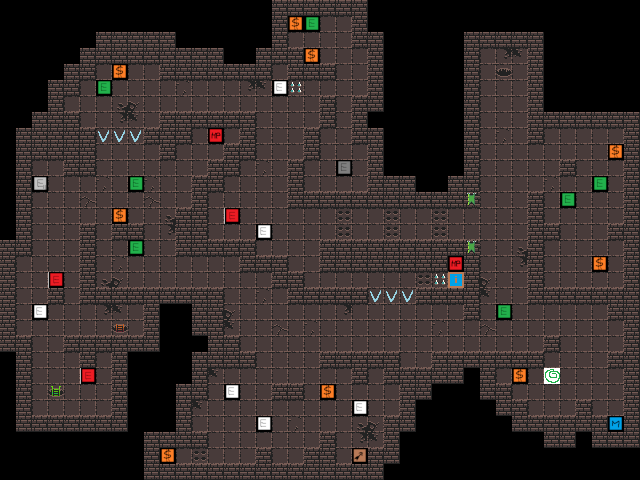

This is a level from a 2D game, rendered from its Tiled map with the project's own tilesets. A one-line summary and the complete map file follow:
An orthogonal 40x30 tile map with 16x16 px tiles, 1 tile layer (Warstwa Kafelków 1).

<map version="1.10" tiledversion="1.10.2" orientation="orthogonal" renderorder="right-down" width="40" height="30" tilewidth="16" tileheight="16" infinite="0" nextlayerid="2" nextobjectid="1">
 <editorsettings>
  <export target="level_3.csv" format="csv" />
 </editorsettings>
 <tileset firstgid="1" source="kafelki_dungeon.tsx" />
 <layer id="1" name="Warstwa Kafelków 1" width="40" height="30">
  <data encoding="csv">
0,0,0,0,0,0,0,0,0,0,0,0,0,0,0,0,0,8,8,8,8,8,8,0,0,0,0,0,0,0,0,0,0,0,0,0,0,0,0,0,
0,0,0,0,0,0,0,0,0,0,0,0,0,0,0,0,0,8,14,18,1,1,8,0,0,0,0,0,0,0,0,0,0,0,0,0,0,0,0,0,
0,0,0,0,0,0,8,8,8,8,8,0,0,0,0,0,0,8,1,1,1,1,8,8,0,0,0,0,0,8,8,8,8,8,0,0,0,0,0,0,
0,0,0,0,0,8,8,8,8,8,8,8,8,8,0,0,8,8,8,14,1,1,1,8,0,0,0,0,0,8,1,9,10,8,0,0,0,0,0,0,
0,0,0,0,8,8,1,14,1,1,8,8,8,8,8,8,8,1,8,8,8,1,1,8,0,0,0,0,0,8,1,7,1,8,0,0,0,0,0,0,
0,0,0,8,8,1,18,1,1,1,1,3,1,1,1,9,10,17,25,1,1,1,1,8,0,0,0,0,0,8,1,1,1,8,0,0,0,0,0,0,
0,0,0,8,1,1,1,4,5,1,1,1,1,1,1,1,1,1,1,1,8,1,8,8,0,0,0,0,0,8,1,1,1,8,0,0,0,0,0,0,
0,0,8,8,8,1,1,9,10,1,8,8,8,8,8,8,1,1,1,1,8,1,8,0,0,0,0,0,0,8,1,1,1,8,8,8,8,8,8,8,
0,8,8,8,8,8,27,27,27,8,8,8,1,11,1,8,1,1,1,8,1,1,8,8,0,0,0,0,0,8,1,3,1,8,1,1,1,1,1,8,
0,8,8,8,8,8,1,1,1,1,8,1,1,1,8,8,1,1,1,8,1,1,1,8,0,0,0,0,0,8,1,1,1,1,1,1,1,1,14,8,
0,8,1,1,8,8,1,1,1,1,1,1,1,8,8,1,3,1,8,1,1,19,1,8,0,0,0,0,0,8,1,1,1,1,1,8,1,1,1,8,
0,8,20,1,1,1,3,1,18,3,1,1,8,8,1,1,1,1,8,1,1,1,1,8,8,8,0,0,8,8,1,1,1,1,3,1,1,18,1,8,
0,8,1,1,1,2,1,1,1,2,1,1,8,1,1,1,1,1,8,8,8,8,8,8,8,8,8,8,8,21,1,1,1,8,1,18,1,1,1,8,
0,8,1,1,1,1,1,14,1,1,4,8,8,1,16,1,1,1,1,1,1,24,1,1,24,1,1,24,1,1,1,1,1,8,1,1,1,1,1,8,
0,8,1,1,1,8,1,8,8,1,9,8,8,1,1,1,17,1,1,1,1,24,1,1,24,1,1,24,1,1,1,1,1,8,8,1,1,1,8,8,
8,8,1,1,1,8,1,1,18,1,1,8,8,8,8,8,1,1,1,1,8,8,8,8,8,8,8,8,8,21,1,1,4,8,1,1,1,1,1,8,
8,1,1,1,1,8,1,3,1,1,1,1,1,1,1,8,8,8,1,1,8,8,8,8,8,8,8,8,11,8,1,1,9,8,1,1,1,14,1,8,
8,1,1,16,1,8,4,5,1,1,1,1,1,1,1,1,1,8,8,1,1,1,1,1,1,1,24,25,38,8,5,1,1,8,1,1,1,1,1,8,
8,1,1,8,1,8,8,8,8,8,8,8,8,8,1,1,3,1,8,8,8,8,8,27,27,27,8,8,8,8,10,1,1,8,8,8,8,8,8,8,
8,1,17,1,1,1,9,10,1,8,0,0,8,8,5,1,1,1,1,1,1,9,1,1,1,1,1,1,1,8,1,18,1,1,1,1,1,1,8,8,
8,1,1,1,1,1,1,6,1,8,0,0,8,8,10,1,1,2,1,3,1,1,1,1,1,1,1,3,1,1,2,1,1,1,1,1,1,1,1,8,
8,8,1,1,8,8,8,8,8,8,0,0,0,8,8,1,1,1,1,1,1,1,1,1,1,1,1,1,1,1,1,1,1,1,8,1,1,1,1,8,
0,8,1,1,1,8,1,8,0,0,0,0,8,8,8,8,1,1,1,1,8,8,8,8,8,1,1,8,8,8,8,8,8,8,1,1,1,1,8,8,
0,8,1,1,1,16,1,8,0,0,0,0,8,10,1,1,1,1,1,1,1,1,8,1,8,8,8,8,8,0,8,1,14,1,30,1,1,1,1,8,
0,8,1,32,1,1,1,8,0,0,0,8,8,1,17,1,1,8,8,1,14,1,1,1,1,8,8,0,0,0,8,8,1,1,1,1,1,1,1,8,
0,8,1,1,1,1,1,8,0,0,0,8,10,1,1,1,1,1,1,1,1,1,17,1,1,8,0,0,0,0,0,8,8,1,1,1,8,1,1,8,
0,8,8,8,8,8,8,8,0,0,0,8,1,1,1,1,17,1,3,1,1,1,4,5,8,8,0,0,0,0,0,0,8,8,8,8,8,8,12,8,
0,0,0,0,0,0,0,0,0,8,8,8,8,1,1,1,1,1,1,1,8,1,9,10,8,0,0,0,0,0,0,0,0,0,8,8,0,8,8,8,
0,0,0,0,0,0,0,0,0,8,14,1,24,1,1,1,8,1,1,8,8,1,13,8,8,0,0,0,0,0,0,0,0,0,0,0,0,0,0,0,
0,0,0,0,0,0,0,0,0,8,8,8,8,8,8,8,8,8,8,8,8,8,8,8,0,0,0,0,0,0,0,0,0,0,0,0,0,0,0,0
</data>
 </layer>
</map>
